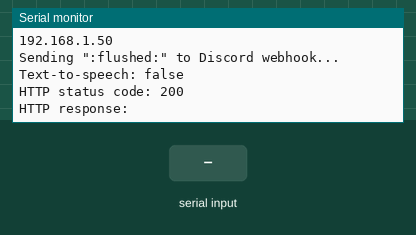
The sketch below on a simulated Arduino MKR. Shown: the last lines printed to the serial monitor. Inputs (shaded band) come from the test bench. WiFi joins after 1.5 s; servers stay silent unless stated; uploads are accepted with an empty reply.

Above: at 2.9 s.
3.0 s: "1" received over Serial
At 3.16 s:
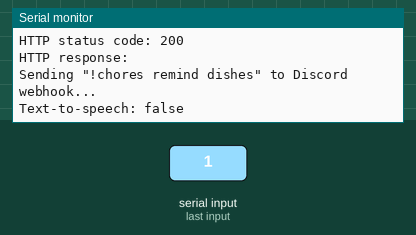
4.5 s: "2" received over Serial
At 4.66 s:
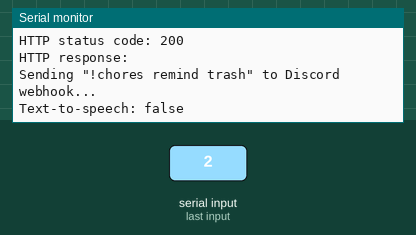
6.0 s: "3" received over Serial
At 6.16 s:
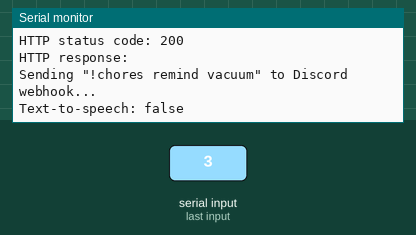

Measured:
- after the input at 3.0 s, the serial monitor: prints a new line at once (image 1)
- after the input at 4.5 s, the serial monitor: prints a new line at once (image 2)
- after the input at 6.0 s, the serial monitor: prints a new line at once (image 3)

The sketch:

esp8266_wifi.ino
```cpp
/*
  Discord WebHook Example for Mkr Wifi 1010
*/


#include "discord.h"

void setup() {
  Serial.begin(9600);
  wifi__connect();
  discord__send(":flushed:");
  //getLatestMessage();
}

void loop() {
  //getLatestMessage();
  xmit();
}
```

discord.h
```cpp
#include <ESP8266WiFi.h>
#include <WiFiClientSecure.h>
#include <ArduinoHttpClient.h>
#include "config.h"

const char ssid[] = CONFIG_SSID;    //Network SSID
const char pwd[] = CONFIG_PWD;    //WPA Network password

const char host[] = "discordapp.com";
const int port = 443;
const String discord_webhook = CONFIG_WEBHOOK;
const String discord_tts = CONFIG_TTS;

uint8_t incomingByte = 0;

WiFiClientSecure client;
HttpClient http_client = HttpClient(client, host, port);

void wifi__connect() {
  // We start by connecting to a WiFi network

  Serial.println();
  Serial.println();
  Serial.print("Connecting to ");
  Serial.println(ssid);

  /* Explicitly set the ESP8266 to be a WiFi-client, otherwise, it by default,
     would try to act as both a client and an access-point and could cause
     network-issues with your other WiFi-devices on your WiFi-network. */
  WiFi.mode(WIFI_STA);
  WiFi.begin(ssid, pwd);

  while (WiFi.status() != WL_CONNECTED) {
    delay(500);
    Serial.print(".");
  }

  Serial.println("");
  Serial.println("WiFi connected");
  Serial.println("IP address: ");
  Serial.println(WiFi.localIP());
}

void discord__send(String ct) {
  Serial.println("Sending \"" + ct + "\" to Discord webhook...");
  Serial.println("Text-to-speech: " + discord_tts);
  Serial.println();

  http_client.post(discord_webhook, "application/json", "{\"content\":\"" + ct + "\", \"tts\":" + discord_tts + "}");

  int status_code = http_client.responseStatusCode(); //Debugging purposes
  String response = http_client.responseBody(); //Utilize for sending via UART to Nano. Use this UART data to transmit

  Serial.print("HTTP status code: ");
  Serial.println(status_code);
  Serial.print("HTTP response: ");
  Serial.println(response);

}

void xmit() {
  if (Serial.available() > 0) {
    incomingByte = Serial.read();
    if (incomingByte == '1')
      discord__send("!chores remind dishes");
    else if (incomingByte == '2')
      discord__send("!chores remind trash");
    else if (incomingByte == '3')
      discord__send("!chores remind vacuum");
  }
}
```

config.h
```cpp
#define CONFIG_SSID "Doinky"

#define CONFIG_PWD "QuinLikesMan"

/* TO GET WEBHOOK, DO !chores init AND COPY WEBHOOK LINK THROUGH INTEGRATION. INCLUDE EVERYTHING AFTER discord.com */
#define CONFIG_WEBHOOK "/api/webhooks/797737040103735326/X8HeZIgmS9Yq7ByW_WD6j5fDjftG-6UjOQ6gAgocb63XCdhNR8SfdM5cn4I4Y1x5YDWU"

#define CONFIG_TTS "false"
```
